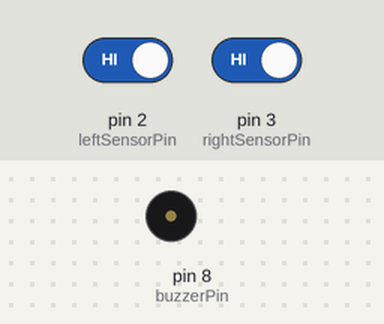
The sketch below on a simulated Arduino Uno, built with avr-gcc and run on an emulated ATmega328P. Parts: buzzer (waves = sounding). Inputs (shaded band) come from the test bench; at power-on: pin 2 (leftSensorPin) HIGH, pin 3 (rightSensorPin) HIGH.

Above: at 1.2 s.
1.3 s: pin 2 (leftSensorPin) driven LOW
At 2.1 s:
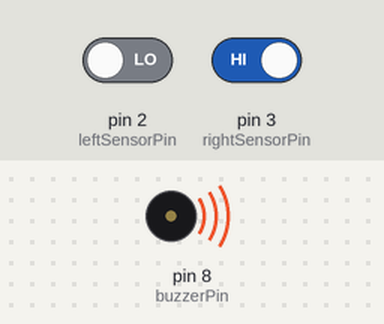
2.8 s: pin 2 (leftSensorPin) driven HIGH
At 3.3 s:
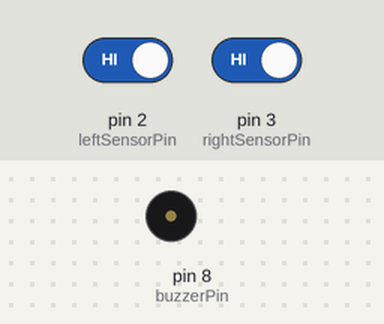
4.3 s: pin 3 (rightSensorPin) driven LOW
At 5.6 s:
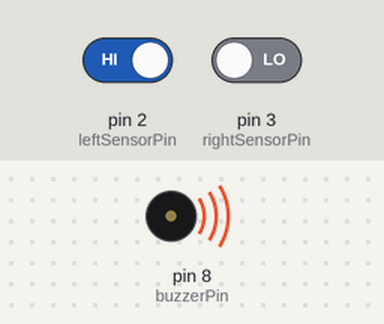
Timing chart, 0 to 7.3 s (numbered marks = the images above; inputs shaded):
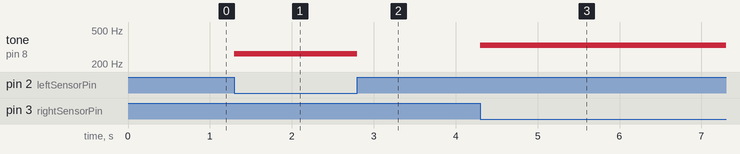

Measured:
- after the input at 1.3 s, tone on pin 8 (buzzerPin): silent → 262 Hz at once
- after the input at 2.8 s, tone on pin 8 (buzzerPin): 262 Hz → silent at once
- after the input at 4.3 s, tone on pin 8 (buzzerPin): silent → 330 Hz at once

The sketch:

08_Infrared_Musical_Instrument.ino
```cpp
//  Project 08: An Infrared Musical Instrument

// Define the pins for the IR sensors and the buzzer
const int leftSensorPin = 2;
const int rightSensorPin = 3;
const int buzzerPin = 8;

// Define the musical notes (frequencies in Hz)
// C4 = 261 Hz, E4 = 329 Hz. Feel free to change them!
const int note_C = 262;
const int note_E = 330;

void setup() {
  // Set the pin modes for the sensors (input) and buzzer (output)
  pinMode(leftSensorPin, INPUT);
  pinMode(rightSensorPin, INPUT);
  pinMode(buzzerPin, OUTPUT);
}

void loop() {
  // Read the state of both sensors.
  // On most modules, LOW (0) means an object (your hand) is detected.
  int leftState = digitalRead(leftSensorPin);
  int rightState = digitalRead(rightSensorPin);

  if (leftState == LOW) {
    // If hand is over the left sensor, play note C
    tone(buzzerPin, note_C);
  } else if (rightState == LOW) {
    // If hand is over the right sensor, play note E
    tone(buzzerPin, note_E);
  } else {
    // If no hand is detected, turn the buzzer off
    noTone(buzzerPin);
  }
}
```
